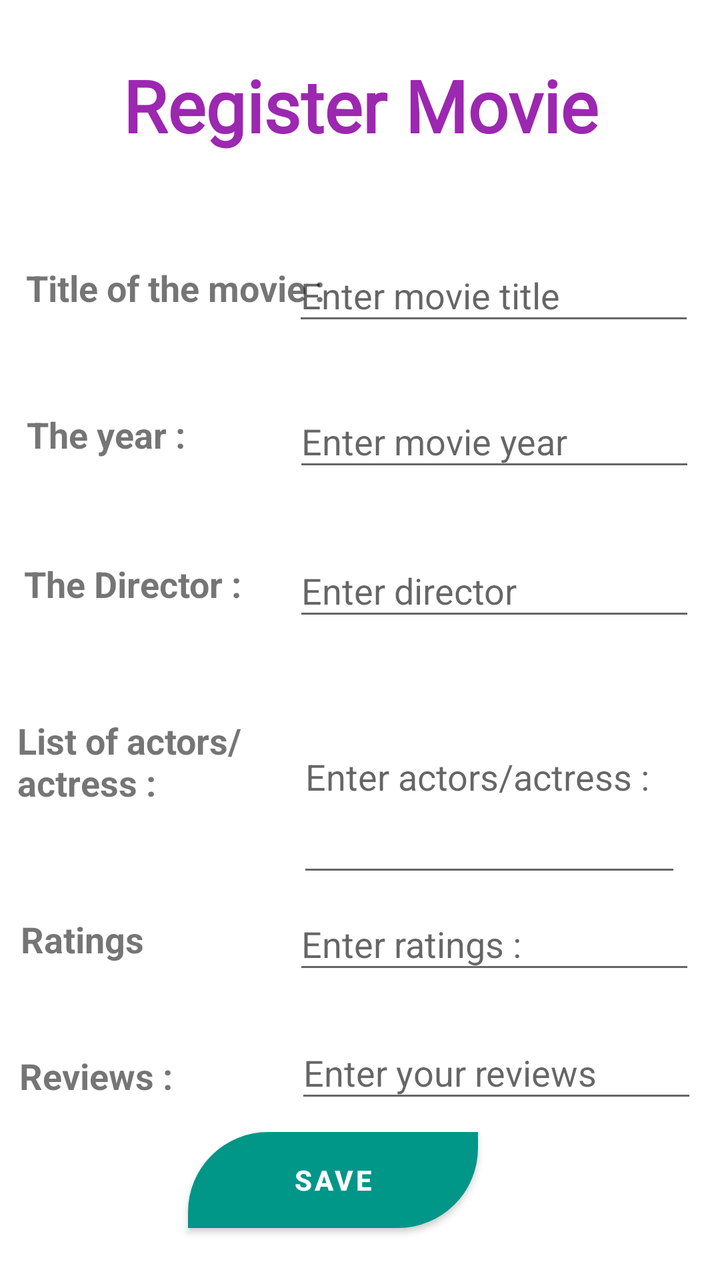
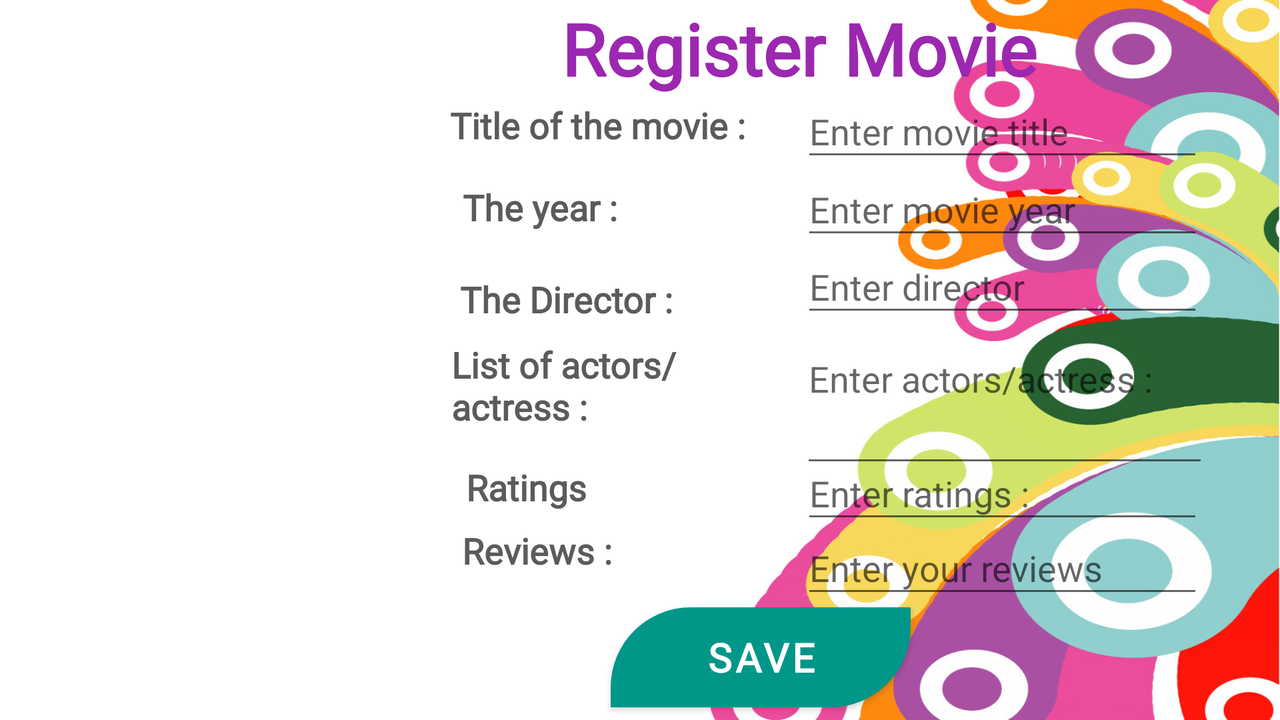

The same Android screen from two of the app's own layout files: first res/layout/ as a phone draws it, then the repository's variant for another configuration, drawn on a device whose configuration selects that folder. Both files follow.
<!-- AndroidManifest.xml: application theme Theme.Mobile_Coursework_02 -->
<!-- res/layout/activity_register_movie.xml -->
<?xml version="1.0" encoding="utf-8"?>
<androidx.constraintlayout.widget.ConstraintLayout xmlns:android="http://schemas.android.com/apk/res/android"
    xmlns:app="http://schemas.android.com/apk/res-auto"
    xmlns:tools="http://schemas.android.com/tools"
    android:layout_width="match_parent"
    android:layout_height="match_parent"
    tools:context=".RegisterMovie">

    <TextView
        android:id="@+id/titileOne"
        android:layout_width="0dp"
        android:layout_height="wrap_content"
        android:fontFamily="@font/bree_serif"
        android:gravity="center"
        android:text="@string/titileOne"
        android:textColor="#9C27B0"
        android:textSize="36sp"
        android:textStyle="normal|bold"
        app:layout_constraintBottom_toBottomOf="parent"
        app:layout_constraintEnd_toEndOf="parent"
        app:layout_constraintHorizontal_bias="0.0"
        app:layout_constraintStart_toStartOf="parent"
        app:layout_constraintTop_toTopOf="parent"
        app:layout_constraintVertical_bias="0.048" />

    <TextView
        android:id="@+id/movieTitle"
        android:layout_width="wrap_content"
        android:layout_height="wrap_content"
        android:text="@string/movieTitle"
        android:textSize="18sp"
        android:textStyle="normal|bold"
        app:layout_constraintBottom_toBottomOf="parent"
        app:layout_constraintEnd_toEndOf="parent"
        app:layout_constraintHorizontal_bias="0.062"
        app:layout_constraintStart_toStartOf="parent"
        app:layout_constraintTop_toTopOf="parent"
        app:layout_constraintVertical_bias="0.214" />

    <EditText
        android:id="@+id/editTxtMovieTitle"
        android:layout_width="201dp"
        android:layout_height="43dp"
        android:ems="10"
        android:inputType="text"
        android:text=""
        android:hint="@string/editTxtMovieTitle"
        app:layout_constraintBottom_toBottomOf="parent"
        app:layout_constraintEnd_toEndOf="parent"
        app:layout_constraintHorizontal_bias="0.92"
        app:layout_constraintStart_toStartOf="parent"
        app:layout_constraintTop_toTopOf="parent"
        app:layout_constraintVertical_bias="0.209" />

    <EditText
        android:id="@+id/editTxtMovieYear"
        android:layout_width="201dp"
        android:layout_height="43dp"
        android:ems="10"
        android:hint="@string/editTxtMovieYear"
        android:inputType="number"
        android:text=""
        app:layout_constraintBottom_toBottomOf="parent"
        app:layout_constraintEnd_toEndOf="parent"
        app:layout_constraintHorizontal_bias="0.923"
        app:layout_constraintStart_toStartOf="parent"
        app:layout_constraintTop_toTopOf="parent"
        app:layout_constraintVertical_bias="0.331" />

    <EditText
        android:id="@+id/editTxtMovieDirector"
        android:layout_width="201dp"
        android:layout_height="43dp"
        android:ems="10"
        android:hint="@string/editTxtMovieDirector"
        android:inputType="textPersonName"
        android:text=""
        app:layout_constraintBottom_toBottomOf="parent"
        app:layout_constraintEnd_toEndOf="parent"
        app:layout_constraintHorizontal_bias="0.923"
        app:layout_constraintStart_toStartOf="parent"
        app:layout_constraintTop_toTopOf="parent"
        app:layout_constraintVertical_bias="0.456" />

    <EditText
        android:id="@+id/editTxtMovieRatings"
        android:layout_width="201dp"
        android:layout_height="43dp"
        android:ems="10"
        android:hint="@string/ratingsLabel"
        android:inputType="number"
        android:text=""
        app:layout_constraintBottom_toBottomOf="parent"
        app:layout_constraintEnd_toEndOf="parent"
        app:layout_constraintHorizontal_bias="0.923"
        app:layout_constraintStart_toStartOf="parent"
        app:layout_constraintTop_toTopOf="parent"
        app:layout_constraintVertical_bias="0.752" />

    <EditText
        android:id="@+id/editTxtMovieReviews"
        android:layout_width="201dp"
        android:layout_height="43dp"
        android:ems="10"
        android:hint="@string/editReview"
        android:inputType="text"
        android:text=""
        app:layout_constraintBottom_toBottomOf="parent"
        app:layout_constraintEnd_toEndOf="parent"
        app:layout_constraintHorizontal_bias="0.928"
        app:layout_constraintStart_toStartOf="parent"
        app:layout_constraintTop_toTopOf="parent"
        app:layout_constraintVertical_bias="0.86" />

    <EditText
        android:id="@+id/editTxtMovieActors"
        android:layout_width="192dp"
        android:layout_height="113dp"
        android:ems="10"
        android:hint="@string/editTxtMovieActors"
        android:inputType="text"
        android:text=""
        app:layout_constraintBottom_toBottomOf="parent"
        app:layout_constraintEnd_toEndOf="parent"
        app:layout_constraintHorizontal_bias="0.885"
        app:layout_constraintStart_toStartOf="parent"
        app:layout_constraintTop_toTopOf="parent"
        app:layout_constraintVertical_bias="0.627" />

    <TextView
        android:id="@+id/theYear"
        android:layout_width="wrap_content"
        android:layout_height="wrap_content"
        android:text="@string/theYear"
        android:textSize="18sp"
        android:textStyle="normal|bold"
        app:layout_constraintBottom_toBottomOf="parent"
        app:layout_constraintEnd_toEndOf="parent"
        app:layout_constraintHorizontal_bias="0.048"
        app:layout_constraintStart_toStartOf="parent"
        app:layout_constraintTop_toTopOf="parent"
        app:layout_constraintVertical_bias="0.333" />

    <TextView
        android:id="@+id/theDirector"
        android:layout_width="wrap_content"
        android:layout_height="wrap_content"
        android:text="@string/theDirector"
        android:textSize="18sp"
        android:textStyle="normal|bold"
        app:layout_constraintBottom_toBottomOf="parent"
        app:layout_constraintEnd_toEndOf="parent"
        app:layout_constraintHorizontal_bias="0.048"
        app:layout_constraintStart_toStartOf="parent"
        app:layout_constraintTop_toTopOf="parent"
        app:layout_constraintVertical_bias="0.454" />

    <TextView
        android:id="@+id/listOfActors"
        android:layout_width="161dp"
        android:layout_height="51dp"
        android:text="@string/listOfActors"
        android:textSize="18sp"
        android:textStyle="normal|bold"
        app:layout_constraintBottom_toBottomOf="parent"
        app:layout_constraintEnd_toEndOf="parent"
        app:layout_constraintHorizontal_bias="0.044"
        app:layout_constraintStart_toStartOf="parent"
        app:layout_constraintTop_toTopOf="parent"
        app:layout_constraintVertical_bias="0.608" />

    <TextView
        android:id="@+id/ratings"
        android:layout_width="wrap_content"
        android:layout_height="wrap_content"
        android:text="@string/ratings"
        android:textSize="18sp"
        android:textStyle="normal|bold"
        app:layout_constraintBottom_toBottomOf="parent"
        app:layout_constraintEnd_toEndOf="parent"
        app:layout_constraintHorizontal_bias="0.035"
        app:layout_constraintStart_toStartOf="parent"
        app:layout_constraintTop_toTopOf="parent"
        app:layout_constraintVertical_bias="0.743" />

    <TextView
        android:id="@+id/reviews"
        android:layout_width="wrap_content"
        android:layout_height="wrap_content"
        android:text="@string/review"
        android:textSize="18sp"
        android:textStyle="normal|bold"
        app:layout_constraintBottom_toBottomOf="parent"
        app:layout_constraintEnd_toEndOf="parent"
        app:layout_constraintHorizontal_bias="0.034"
        app:layout_constraintStart_toStartOf="parent"
        app:layout_constraintTop_toTopOf="parent"
        app:layout_constraintVertical_bias="0.854" />

    <Button
        android:id="@+id/saveBtn"
        android:layout_width="145dp"
        android:layout_height="48dp"
        android:background="@drawable/button_shapes"
        android:onClick="saveToDb"
        android:text="@string/save"
        android:textStyle="normal|bold"
        app:backgroundTint="#009688"
        app:layout_constraintBottom_toBottomOf="parent"
        app:layout_constraintEnd_toEndOf="parent"
        app:layout_constraintHorizontal_bias="0.437"
        app:layout_constraintStart_toStartOf="parent"
        app:layout_constraintTop_toTopOf="parent"
        app:layout_constraintVertical_bias="0.956" />

</androidx.constraintlayout.widget.ConstraintLayout>
<!-- resources referenced by this layout -->
<resources>
  <!-- drawable button_shapes (drawable) -->
  <?xml version="1.0" encoding="utf-8"?>
  <shape xmlns:android="http://schemas.android.com/apk/res/android"
      android:shape="rectangle">
      <solid android:color="#3498DB" />
      <corners android:bottomRightRadius="40dp"
          android:topLeftRadius="40dp"/>
  </shape>
  <string name="editReview">Enter your reviews</string>
  <string name="editTxtMovieActors">Enter actors/actress : </string>
  <string name="editTxtMovieDirector">Enter director</string>
  <string name="editTxtMovieTitle">Enter movie title</string>
  <string name="editTxtMovieYear">Enter movie year</string>
  <string name="listOfActors">List of actors/actress : </string>
  <string name="movieTitle">Title of the movie : </string>
  <string name="ratings">Ratings</string>
  <string name="ratingsLabel">Enter ratings : </string>
  <string name="review">Reviews : </string>
  <string name="save">Save</string>
  <string name="theDirector">The Director : </string>
  <string name="theYear">The year : </string>
  <string name="titileOne">Register Movie</string>
  <style name="Theme.Mobile_Coursework_02" parent="Theme.MaterialComponents.DayNight.DarkActionBar">
          
          <item name="colorPrimary">@color/purple_500</item>
          <item name="colorPrimaryVariant">@color/purple_700</item>
          <item name="colorOnPrimary">@color/white</item>
          
          <item name="colorSecondary">@color/teal_200</item>
          <item name="colorSecondaryVariant">@color/teal_700</item>
          <item name="colorOnSecondary">@color/black</item>
          
          <item name="android:statusBarColor" tools:targetApi="l">?attr/colorPrimaryVariant</item>
          
      </style>
</resources>
<!-- res/layout-land/activity_register_movie.xml (the repository's variant of the layout above) -->
<!-- drawn on the phone turned sideways -->
<?xml version="1.0" encoding="utf-8"?>
<androidx.constraintlayout.widget.ConstraintLayout xmlns:android="http://schemas.android.com/apk/res/android"
    xmlns:app="http://schemas.android.com/apk/res-auto"
    xmlns:tools="http://schemas.android.com/tools"
    android:layout_width="match_parent"
    android:layout_height="match_parent"
    android:background="@drawable/bg_landscape"
    tools:context=".RegisterMovie">

    <TextView
        android:id="@+id/titileOne"
        android:layout_width="wrap_content"
        android:layout_height="wrap_content"
        android:fontFamily="@font/bree_serif"
        android:gravity="center"
        android:text="@string/titileOne"
        android:textColor="#9C27B0"
        android:textSize="36sp"
        android:textStyle="normal|bold"
        app:layout_constraintBottom_toBottomOf="parent"
        app:layout_constraintEnd_toEndOf="parent"
        app:layout_constraintHorizontal_bias="0.697"
        app:layout_constraintStart_toStartOf="parent"
        app:layout_constraintTop_toTopOf="parent"
        app:layout_constraintVertical_bias="0.0" />

    <EditText
        android:id="@+id/editTxtMovieActors1"
        android:layout_width="204dp"
        android:layout_height="102dp"
        android:ems="10"
        android:hint="@string/editTxtMovieActors"
        android:inputType="text"
        android:text=""
        app:layout_constraintBottom_toBottomOf="parent"
        app:layout_constraintEnd_toEndOf="parent"
        app:layout_constraintHorizontal_bias="0.918"
        app:layout_constraintStart_toStartOf="parent"
        app:layout_constraintTop_toTopOf="parent"
        app:layout_constraintVertical_bias="0.53" />

    <EditText
        android:id="@+id/editTxtMovieDirector1"
        android:layout_width="201dp"
        android:layout_height="43dp"
        android:ems="10"
        android:hint="@string/editTxtMovieDirector"
        android:inputType="textPersonName"
        android:text=""
        app:layout_constraintBottom_toBottomOf="parent"
        app:layout_constraintEnd_toEndOf="parent"
        app:layout_constraintHorizontal_bias="0.913"
        app:layout_constraintStart_toStartOf="parent"
        app:layout_constraintTop_toTopOf="parent"
        app:layout_constraintVertical_bias="0.38" />

    <TextView
        android:id="@+id/ratings"
        android:layout_width="wrap_content"
        android:layout_height="wrap_content"
        android:fontFamily="@font/bree_serif"
        android:text="@string/ratings"
        android:textColor="#5C5B5B"
        android:textSize="18sp"
        android:textStyle="normal|bold"
        app:layout_constraintBottom_toBottomOf="parent"
        app:layout_constraintEnd_toEndOf="parent"
        app:layout_constraintHorizontal_bias="0.402"
        app:layout_constraintStart_toStartOf="parent"
        app:layout_constraintTop_toTopOf="parent"
        app:layout_constraintVertical_bias="0.689" />

    <TextView
        android:id="@+id/listOfActors"
        android:layout_width="161dp"
        android:layout_height="51dp"
        android:fontFamily="@font/bree_serif"
        android:text="@string/listOfActors"
        android:textColor="#5C5B5B"
        android:textSize="18sp"
        android:textStyle="normal|bold"
        app:layout_constraintBottom_toBottomOf="parent"
        app:layout_constraintEnd_toEndOf="parent"
        app:layout_constraintHorizontal_bias="0.471"
        app:layout_constraintStart_toStartOf="parent"
        app:layout_constraintTop_toTopOf="parent"
        app:layout_constraintVertical_bias="0.55" />

    <TextView
        android:id="@+id/movieTitle"
        android:layout_width="wrap_content"
        android:layout_height="wrap_content"
        android:fontFamily="@font/bree_serif"
        android:text="@string/movieTitle"
        android:textColor="#5C5B5B"
        android:textSize="18sp"
        android:textStyle="normal|bold"
        app:layout_constraintBottom_toBottomOf="parent"
        app:layout_constraintEnd_toEndOf="parent"
        app:layout_constraintHorizontal_bias="0.457"
        app:layout_constraintStart_toStartOf="parent"
        app:layout_constraintTop_toTopOf="parent"
        app:layout_constraintVertical_bias="0.15" />

    <EditText
        android:id="@+id/editTxtMovieYear1"
        android:layout_width="201dp"
        android:layout_height="43dp"
        android:ems="10"
        android:hint="@string/editTxtMovieYear"
        android:inputType="number"
        android:text=""
        app:layout_constraintBottom_toBottomOf="parent"
        app:layout_constraintEnd_toEndOf="parent"
        app:layout_constraintHorizontal_bias="0.913"
        app:layout_constraintStart_toStartOf="parent"
        app:layout_constraintTop_toTopOf="parent"
        app:layout_constraintVertical_bias="0.258" />

    <EditText
        android:id="@+id/editTxtMovieTitle1"
        android:layout_width="201dp"
        android:layout_height="43dp"
        android:ems="10"
        android:hint="@string/editTxtMovieTitle"
        android:inputType="text"
        android:text=""
        app:layout_constraintBottom_toBottomOf="parent"
        app:layout_constraintEnd_toEndOf="parent"
        app:layout_constraintHorizontal_bias="0.913"
        app:layout_constraintStart_toStartOf="parent"
        app:layout_constraintTop_toTopOf="parent"
        app:layout_constraintVertical_bias="0.135" />

    <EditText
        android:id="@+id/editTxtMovieRatings1"
        android:layout_width="201dp"
        android:layout_height="43dp"
        android:ems="10"
        android:hint="@string/ratingsLabel"
        android:inputType="number"
        android:text=""
        app:layout_constraintBottom_toBottomOf="parent"
        app:layout_constraintEnd_toEndOf="parent"
        app:layout_constraintHorizontal_bias="0.913"
        app:layout_constraintStart_toStartOf="parent"
        app:layout_constraintTop_toTopOf="parent"
        app:layout_constraintVertical_bias="0.706" />

    <TextView
        android:id="@+id/theDirector"
        android:layout_width="wrap_content"
        android:layout_height="wrap_content"
        android:fontFamily="@font/bree_serif"
        android:text="@string/theDirector"
        android:textColor="#5C5B5B"
        android:textSize="18sp"
        android:textStyle="normal|bold"
        app:layout_constraintBottom_toBottomOf="parent"
        app:layout_constraintEnd_toEndOf="parent"
        app:layout_constraintHorizontal_bias="0.431"
        app:layout_constraintStart_toStartOf="parent"
        app:layout_constraintTop_toTopOf="parent"
        app:layout_constraintVertical_bias="0.409" />

    <EditText
        android:id="@+id/editTxtMovieReviews1"
        android:layout_width="201dp"
        android:layout_height="43dp"
        android:ems="10"
        android:hint="@string/editReview"
        android:inputType="text"
        android:text=""
        app:layout_constraintBottom_toBottomOf="parent"
        app:layout_constraintEnd_toEndOf="parent"
        app:layout_constraintHorizontal_bias="0.913"
        app:layout_constraintStart_toStartOf="parent"
        app:layout_constraintTop_toTopOf="parent"
        app:layout_constraintVertical_bias="0.823" />

    <TextView
        android:id="@+id/theYear"
        android:layout_width="wrap_content"
        android:layout_height="wrap_content"
        android:fontFamily="@font/bree_serif"
        android:text="@string/theYear"
        android:textColor="#5C5B5B"
        android:textSize="18sp"
        android:textStyle="normal|bold"
        app:layout_constraintBottom_toBottomOf="parent"
        app:layout_constraintEnd_toEndOf="parent"
        app:layout_constraintHorizontal_bias="0.411"
        app:layout_constraintStart_toStartOf="parent"
        app:layout_constraintTop_toTopOf="parent"
        app:layout_constraintVertical_bias="0.272" />

    <TextView
        android:id="@+id/reviews"
        android:layout_width="wrap_content"
        android:layout_height="wrap_content"
        android:fontFamily="@font/bree_serif"
        android:text="@string/review"
        android:textColor="#5C5B5B"
        android:textSize="18sp"
        android:textStyle="normal|bold"
        app:layout_constraintBottom_toBottomOf="parent"
        app:layout_constraintEnd_toEndOf="parent"
        app:layout_constraintHorizontal_bias="0.409"
        app:layout_constraintStart_toStartOf="parent"
        app:layout_constraintTop_toTopOf="parent"
        app:layout_constraintVertical_bias="0.784" />

    <Button
        android:id="@+id/updateBtn"
        android:layout_width="150dp"
        android:layout_height="50dp"
        android:background="@drawable/button_shapes"
        android:fontFamily="@font/bree_serif"
        android:onClick="saveToDb"
        android:text="@string/save"
        android:textColor="#FFFFFF"
        android:textSize="20sp"
        android:textStyle="normal|bold"
        app:backgroundTint="#009688"
        app:layout_constraintBottom_toBottomOf="parent"
        app:layout_constraintEnd_toEndOf="parent"
        app:layout_constraintHorizontal_bias="0.623"
        app:layout_constraintStart_toStartOf="parent"
        app:layout_constraintTop_toTopOf="parent"
        app:layout_constraintVertical_bias="0.98" />

</androidx.constraintlayout.widget.ConstraintLayout>
<!-- resources referenced by the variant -->
<!-- as the phone turned sideways resolves them -->
<resources>
  <!-- drawable bg_landscape: jpg bitmap (drawable, 120523 bytes) -->
  <!-- drawable button_shapes (drawable) -->
  <?xml version="1.0" encoding="utf-8"?>
  <shape xmlns:android="http://schemas.android.com/apk/res/android"
      android:shape="rectangle">
      <solid android:color="#3498DB" />
      <corners android:bottomRightRadius="40dp"
          android:topLeftRadius="40dp"/>
  </shape>
  <string name="editReview">Enter your reviews</string>
  <string name="editTxtMovieActors">Enter actors/actress : </string>
  <string name="editTxtMovieDirector">Enter director</string>
  <string name="editTxtMovieTitle">Enter movie title</string>
  <string name="editTxtMovieYear">Enter movie year</string>
  <string name="listOfActors">List of actors/actress : </string>
  <string name="movieTitle">Title of the movie : </string>
  <string name="ratings">Ratings</string>
  <string name="ratingsLabel">Enter ratings : </string>
  <string name="review">Reviews : </string>
  <string name="save">Save</string>
  <string name="theDirector">The Director : </string>
  <string name="theYear">The year : </string>
  <string name="titileOne">Register Movie</string>
  <style name="Theme.Mobile_Coursework_02" parent="Theme.MaterialComponents.DayNight.DarkActionBar">
          
          <item name="colorPrimary">@color/purple_500</item>
          <item name="colorPrimaryVariant">@color/purple_700</item>
          <item name="colorOnPrimary">@color/white</item>
          
          <item name="colorSecondary">@color/teal_200</item>
          <item name="colorSecondaryVariant">@color/teal_700</item>
          <item name="colorOnSecondary">@color/black</item>
          
          <item name="android:statusBarColor" tools:targetApi="l">?attr/colorPrimaryVariant</item>
          
      </style>
</resources>
